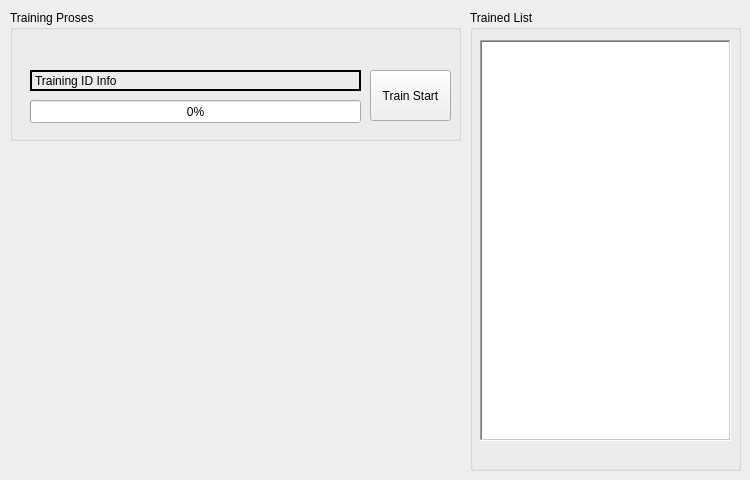
                <widget class="QWidget" name="tab_2">
                    <attribute name="title">
                        <string>TrainSystem</string>
                    </attribute>
                    <widget class="QGroupBox" name="groupBox_14">
                        <property name="geometry">
                            <rect>
                                <x>470</x>
                                <y>10</y>
                                <width>271</width>
                                <height>461</height>
                            </rect>
                        </property>
                        <property name="title">
                            <string>Trained List</string>
                        </property>
                        <widget class="QListWidget" name="listWidget">
                            <property name="geometry">
                                <rect>
                                    <x>10</x>
                                    <y>30</y>
                                    <width>251</width>
                                    <height>401</height>
                                </rect>
                            </property>
                            <property name="frameShape">
                                <enum>QFrame::WinPanel</enum>
                            </property>
                        </widget>
                    </widget>
                    <widget class="QGroupBox" name="groupBox_15">
                        <property name="geometry">
                            <rect>
                                <x>10</x>
                                <y>10</y>
                                <width>451</width>
                                <height>131</height>
                            </rect>
                        </property>
                        <property name="title">
                            <string>Training Proses</string>
                        </property>
                        <widget class="QLabel" name="label_18">
                            <property name="geometry">
                                <rect>
                                    <x>20</x>
                                    <y>60</y>
                                    <width>331</width>
                                    <height>21</height>
                                </rect>
                            </property>
                            <property name="frameShape">
                                <enum>QFrame::WinPanel</enum>
                            </property>
                            <property name="text">
                                <string>Training ID Info</string>
                            </property>
                        </widget>
                        <widget class="QPushButton" name="pushButton_17">
                            <property name="geometry">
                                <rect>
                                    <x>360</x>
                                    <y>60</y>
                                    <width>81</width>
                                    <height>51</height>
                                </rect>
                            </property>
                            <property name="text">
                                <string>Train Start</string>
                            </property>
                        </widget>
                        <widget class="QProgressBar" name="progressBar">
                            <property name="geometry">
                                <rect>
                                    <x>20</x>
                                    <y>90</y>
                                    <width>331</width>
                                    <height>23</height>
                                </rect>
                            </property>
                            <property name="value">
                                <number>0</number>
                            </property>
                        </widget>
                    </widget>
                </widget>
